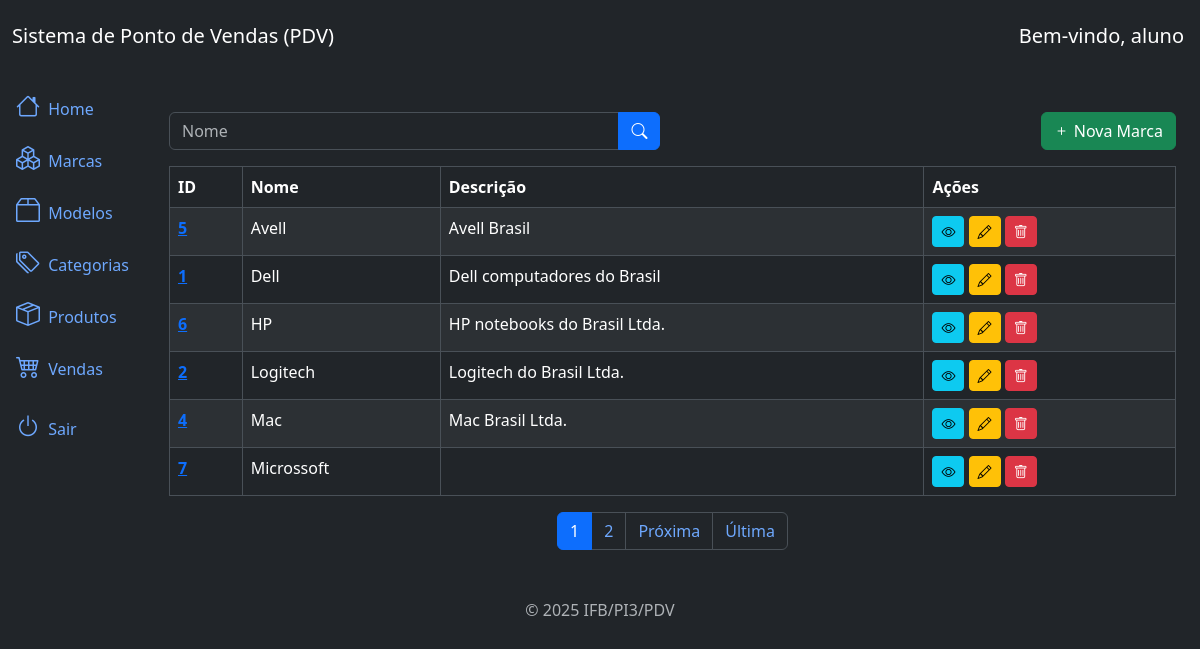
The page /brands/list/ (signed in) on the database as committed earlier.
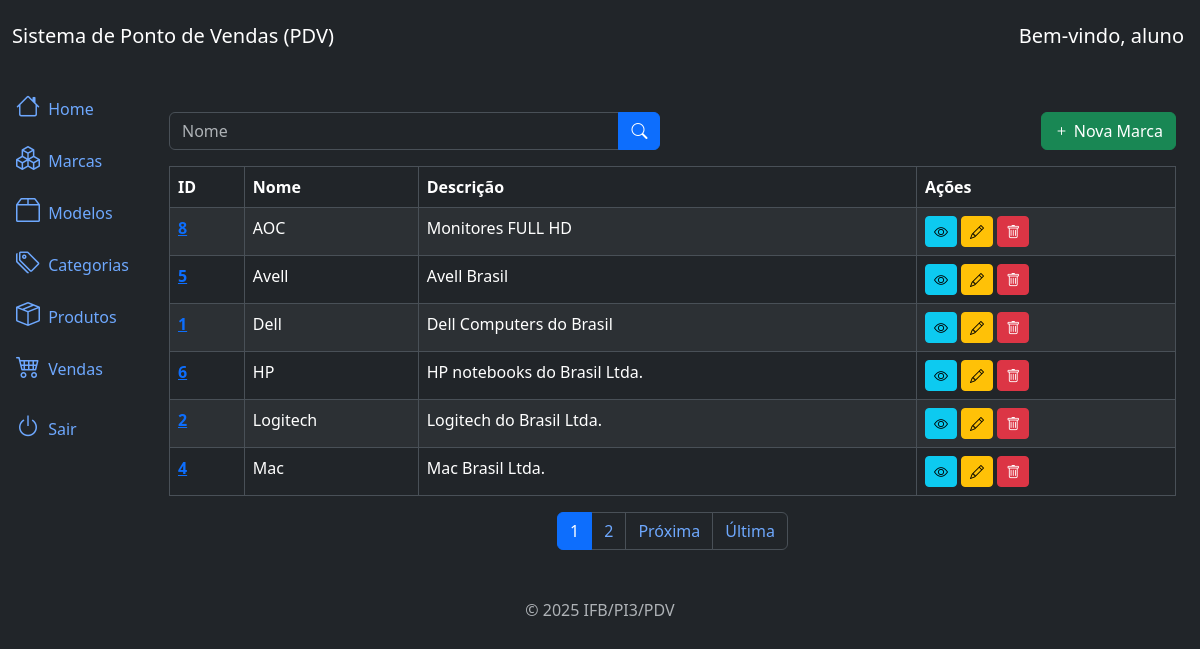
The same page on the database as committed later.
### brands/models.py (models this page shows, shortened)
class Brand(models.Model):
    name = models.CharField(max_length=200)
    description = models.TextField(blank=True, null=True)
    created_at = models.DateTimeField(auto_now_add=True)
    updated_at = models.DateTimeField(auto_now=True)
    class Meta:
        ordering = ['name']

### brands/views.py (the view)
# urls.py: path('brands/list/', views.BrandListView.as_view(), name='brand_list'),
class BrandListView(LoginRequiredMixin, PermissionRequiredMixin, ListView):
    model = models.Brand
    template_name = 'brand_list.html'
    context_object_name = 'brands'
    paginate_by = 6
    permission_required = 'brands.view_brand'
    def get_queryset(self):
        queryset = super().get_queryset()
        name = self.request.GET.get('name')
        if name:
            queryset = queryset.filter(name__icontains=name)
        return queryset

### brands/templates/brand_list.html (shortened to what this page needs)
{% extends 'base.html' %}
{% block content %}
<div class="row mb-3">
  <div class="col-md-6">
    <form method="get" action="{% url 'brand_list' %}">
      <div class="input-group">
        <input type="text" class="form-control" name="name" placeholder="Nome" value="{{ request.GET.name }}">
        <button type="submit" class="btn btn-primary">
          <i class="bi bi-search"></i>
        </button>
      </div>
    </form>
  </div>
  <div class="col-md-6">
    <a href="{% url 'brand_create' %}" class="btn btn-success float-end">
      <i class="bi bi-plus"></i> Nova Marca
    </a>
  </div>
</div>
<div class="table-responsive">
  <table class="table table-striped table-bordered">
    <thead class="thead-dark">
      <tr>
        <th>ID</th>
        <th>Nome</th>
        <th>Descrição</th>
        <th>Ações</th>
      </tr>
    </thead>
    <tbody>
      {% for brand in brands %}
      <tr>
        <td>
          <a href="{% url 'brand_detail' brand.id %}" class="text-primary fw-semibold">
            {{ brand.id }}
          </a>
        </td>
        <td>{{ brand.name }}</td>
        <td>{{ brand.description }}</td>
        <td>
          <a href="{% url 'brand_detail' brand.id %}" class="btn btn-info btn-sm">
            <i class="bi bi-eye"></i>
          </a>
          <a href="{% url 'brand_update' brand.id %}" class="btn btn-warning btn-sm">
            <i class="bi bi-pencil"></i>
          </a>
          <a href="{% url 'brand_delete' brand.id %}" class="btn btn-danger btn-sm btn-delete">
            <i class="bi bi-trash"></i>
          </a>
        </td>
      </tr>
      {% endfor %}
    </tbody>
  </table>
</div>
{% include 'components/_pagination.html' %}
{% endblock %}

### core/templates/base.html (shortened to what this page needs)
<!DOCTYPE html>
<html lang="pt-br" data-bs-theme="dark">
<head>
  <link href="https://cdn.jsdelivr.net/npm/bootstrap@5.3.3/dist/css/bootstrap.min.css" rel="stylesheet">
  <link rel="stylesheet" href="https://cdn.jsdelivr.net/npm/bootstrap-icons@1.11.3/font/bootstrap-icons.min.css">
</head>
<body>
  {% include 'components/_header.html' %}
  <div class="container-fluid">
    {% if user.is_authenticated %}
      {% include 'components/_sidebar.html' %}
    {% endif %}
    <div class="col py-3">
      <div class="container mt-4">
        <main>
          {% block content %}
          {% endblock %}
        </main>
      </div>
    </div>
  </div>
  </div>
  {% include 'components/_footer.html' %}
</body>
</html>

### core/templates/components/_header.html
<nav class="navbar navbar-expand-lg navbar-light bg-dark">
  <div class="container-fluid">
      <a class="navbar-brand text-white" href="#">Sistema de Ponto de Vendas (PDV)</a>
  </div>
  <div class="navbar navbar-expand-lg navbar-light bg-dark">
      {% if request.user.is_authenticated %}
          <a class="navbar-brand text-white" href="#">Bem-vindo, {{ request.user.get_full_name|default:request.user.username }}</a>
      {% endif %}
  </div>
</nav>

### core/templates/components/_sidebar.html (shortened to what this page needs)
<div class="row flex-nowrap">
    <div class="col-auto col-md-0 col-xl-0 px-0 bg-dark">
      <div class="d-flex flex-column align-items-center align-items-sm-start px-3 pt-2 text-white">
        <div class="collapse d-sm-block" id="menuCollapse">
          <ul class="nav flex-column align-items-start" id="menu">
            <li>
              <a href="{% url 'home' %}" class="nav-link px-0 align-middle">
                <i class="bi bi-house fs-4"></i>
                <span class="ms-1">Home</span>
              </a>
            </li>
              <li>
                <a href="{% url 'brand_list' %}" class="nav-link px-0 align-middle">
                  <i class="bi bi-boxes fs-4"></i>
                  <span class="ms-1">Marcas</span>
                </a>
              </li>
              <li>
                <a href="{% url 'model_list' %}" class="nav-link px-0 align-middle">
                  <i class="bi bi-box2 fs-4"></i>
                  <span class="ms-1">Modelos</span>
                </a>
              </li>
              <li>
                <a href="{% url 'category_list' %}" class="nav-link px-0 align-middle">
                  <i class="bi bi-tags fs-4"></i>
                  <span class="ms-1">Categorias</span>
                </a>
              </li>
              <li>
                <a href="{% url 'product_list' %}" class="nav-link px-0 align-middle">
                  <i class="bi bi-box-seam fs-4"></i>
                  <span class="ms-1">Produtos</span>
                </a>
              </li>
              <li>
                <a href="{% url 'sale_list' %}" class="nav-link px-0 align-middle">
                  <i class="bi bi-cart4 fs-4"></i>
                  <span class="ms-1">Vendas</span>
                </a>
              </li>
              <li>
                  <form action="{% url 'logout' %}" method="post" class="nav-link px-0 align-middle">
                      <button type="submit" class="nav-link px-0 align-middle">
                        <i class="bi bi-power fs-4"></i>
                        <span class="ms-1">Sair</span>
                      </button>
                  </form>
              </li>
          </ul>
        </div>
      </div>
    </div>

### core/templates/components/_pagination.html (shortened to what this page needs)
{% if page_obj.has_other_pages %}
  <nav>
    <ul class="pagination justify-content-center">
      {% for page_number in page_obj.paginator.page_range %}
        {% if page_number <= page_obj.number|add:3 and page_number >= page_obj.number|add:-3 %}
          {% if page_obj.number == page_number %}
            <li class="page-item active">
              <a class="page-link" href="?page={{ page_number }}">
                {{ page_number }}
              </a>
            </li>
          {% else %}
            <li class="page-item">
              <a class="page-link" href="?page={{ page_number }}">
                {{ page_number }}
              </a>
            </li>
          {% endif %}
        {% endif %}
      {% endfor %}
      {% if page_obj.has_next %}
        <li class="page-item">
          <a class="page-link" href="?page={{ page_obj.next_page_number }}">
            Próxima
          </a>
        </li>
        <li class="page-item">
          <a class="page-link" href="?page={{ page_obj.paginator.num_pages }}">
            Última
          </a>
        </li>
      {% endif %}
    </ul>
  </nav>
{% endif %}

### core/templates/components/_footer.html
<footer class="footer mt-auto py-3 text-center">
    <div class="container">
      <span class="text-muted">© 2025 IFB/PI3/PDV</span>
    </div>
</footer>

Rows that differ between the two databases and show on the page:
no longer on this page (row unchanged): Brand: id "7", name "Microssoft"
added Brand: id "8", name "AOC", description "Monitores FULL HD"
changed Brand "Dell": description "Dell computadores do Brasil" → "Dell Computers do Brasil"
